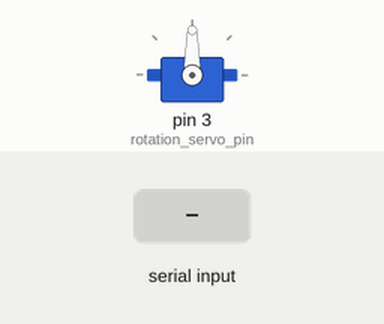
This sketch was run on a simulated Arduino Uno, built with avr-gcc and run on an emulated ATmega328P. On the bench: servo. The test bench sets the inputs (shaded band). What the sketch prints to the serial monitor is not drawn.

Above: at 2.2 s.
2.3 s: byte 30 received over Serial
At 3.5 s:
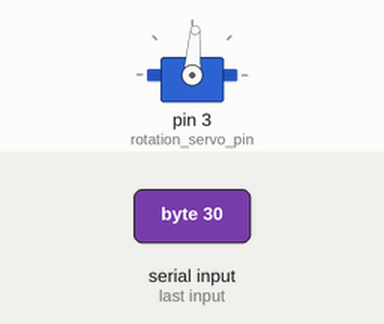
3.8 s: byte 90 received over Serial
At 5.1 s:
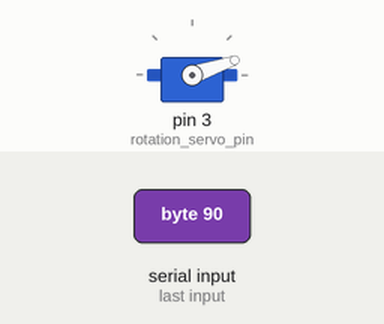
5.4 s: byte 120 received over Serial
At 6.3 s:
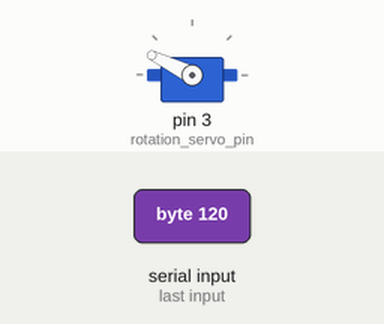
7.0 s: byte 30 received over Serial
At 7.5 s:
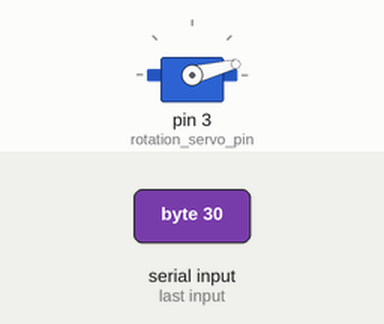
Timing chart, 0 to 9.6 s (numbered marks = the images above; inputs shaded):
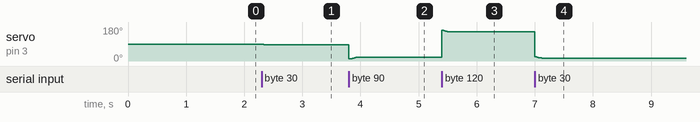

The sketch:

BattleCars.ino
```cpp
#include <Servo.h>
#include <SoftwareSerial.h>


#define rotation_servo_pin 3
#define MCLR  5

Servo rotationServo;
byte buffer[50];
int b, i =0;
int angle = 90;

int estimated = 90;
SoftwareSerial mySerial(8, 6); // RX, TX
void setup()
{


 // XYZ board init
   pinMode(MCLR, OUTPUT);
   delay(1000);
   digitalWrite(MCLR, LOW);
   delay(10);
   digitalWrite(MCLR, HIGH);
   pinMode(MCLR, INPUT);


 //--------------


  Serial.begin(9600);
  mySerial.begin(9600);

 delay(30);
 Serial.write(0x3e);
 Serial.write(0x54);
 Serial.write(0x0a);

  // projector setup

 rotationServo.attach(rotation_servo_pin);
 rotationServo.write(90);
 delay(15);


}


void loop()
{


  i++;
   if( i % 10 == 0 ) {

      angle = estimated;
    } else {
     if( angle != estimated){
          if( angle > estimated){
              angle--;
          } else {
             angle++;
          }

       if( angle < 5 ) angle = 10;
       if( angle > 170) angle = 165;
         rotationServo.write(180 - angle);
     //  mySerial.println(angle);
          delay(15);
     }
    }
//     mySerial.println(estimated);

   if( Serial.available() > 0 ){
     b = Serial.read();

       int temp = 0;
       if( b > 0x60 ){

            //angle ++;
            temp = 90 + 90 *( b - 0x60 ) / 32;

       } else {

           temp = 90 - 90 *( b - 0x40 ) / 32;


       }

       if( temp < 5 ) temp = 5;
       if( temp > 170) temp = 170;

       estimated = temp;
    //   mySerial.print(estimated);  mySerial.print(" ");  mySerial.println(b);


     }

}
```

Measured:
- after the input at 2.3 s, servo on pin 3 (rotation_servo_pin): 90° → 86° at once
- after the input at 3.8 s, servo on pin 3 (rotation_servo_pin): 86° → 19° at once
- after the input at 5.4 s, servo on pin 3 (rotation_servo_pin): 19° → 154° at once
- after the input at 7.0 s, servo on pin 3 (rotation_servo_pin): 154° → 14° at once
